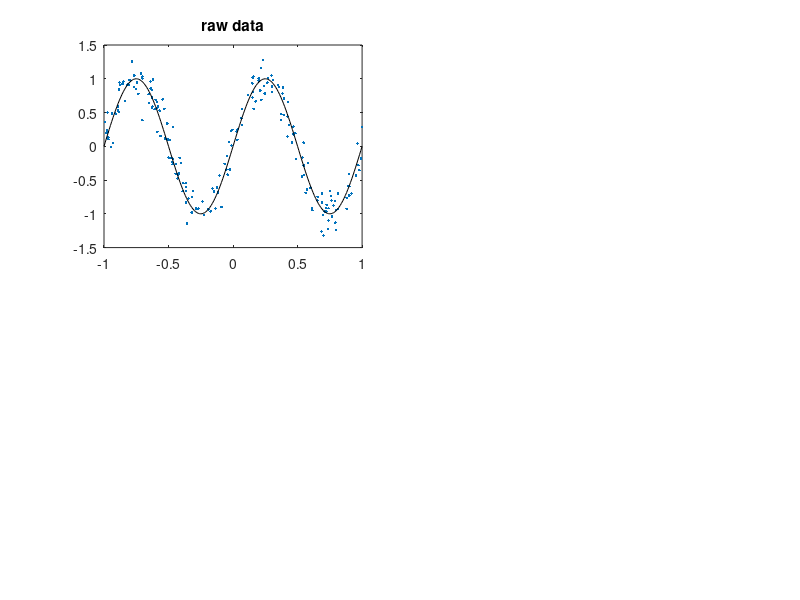

Recreate this plot in MATLAB. (Note: this script raises an error after producing the figure.)
% test2_SplineFitting.m
%
% Simple script illustrating parametrization of a cubic spline and
% fitting by mimimizing MSE

% 1. Set function to fit
f = @(x)sin(x*2*pi);

% 2. Generate some noisy data 
nsamps = 200;  % number of points
signse = .2;
x = rand(nsamps,1)*2-1;
y = f(x)+randn(nsamps,1)*signse;

subplot(221);
xvals = -1:.01:1;
plot(x, y, '.', xvals, f(xvals), 'k');
title('raw data');

% 3. Set up cubic spline parameters
dbreak = .4;
breaks = [-1.02 -1.01 -1:dbreak:1]; % points of discontinuity
smoothness = 3;  % 1+# of times differentiable at breaks
extrapDeg = [1,3]; % degree polynomial on each end segment 
ss = struct('breaks',breaks, 'smoothness', smoothness, 'extrapDeg', extrapDeg);

% 4. Fit spline by minimizing MSE
[fspline,pp] = fit_spline_mse(x,y,ss);

% 5. ---- Make Plots ---------
ax(2) = subplot(222);
plot(xvals, f(xvals), 'k', xvals, fspline(xvals), 'r', ...
    breaks, fspline(breaks), 'ro');
title('true fun vs. spline fit');

xvals2 = -1.4:.01:1.4; % Examine extrapolation
ax(1) = subplot(224);
plot(xvals2, f(xvals2), 'k', xvals2, fspline(xvals2), 'r', ...
    breaks, fspline(breaks), 'ro');
title('Extrapolation behavior');
axis tight;
linkaxes(ax,'x');